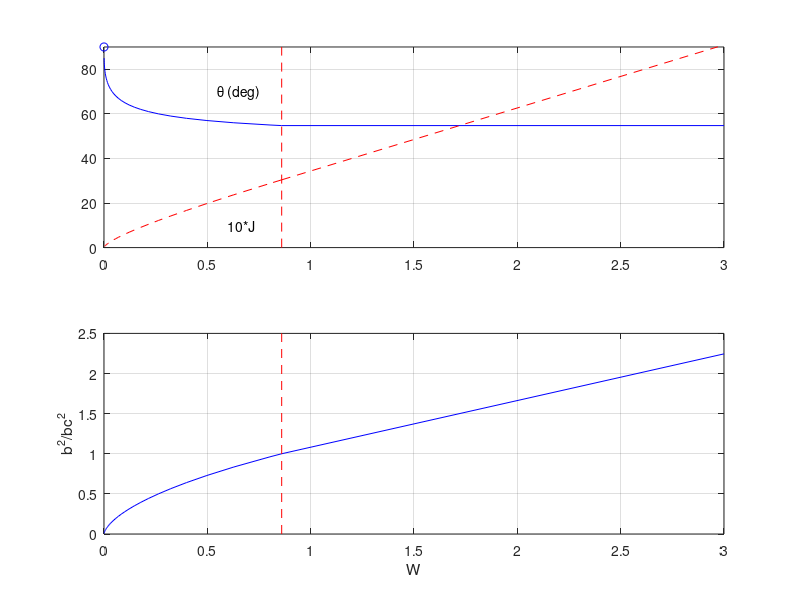

Here is the MATLAB script that generated this plot:
% Script p1_2_18.m; min weight inverted simple truss WITH LOAD AT
% BOTTOM POINT, analytical solution; a variation of Pb. 1.2.17 which 
% has 0 load in the central member;                   10/96, 5/13/98
%
bc=sqrt(6)/pi; Wc=6*sqrt(2)/pi^2; thc=atan(sqrt(2)); c=180/pi;
Jc=2*Wc/(sin(2*thc))+2*bc^2;
%
% b<bc (members 3 & 4 slender columns):
th1=[55:1:85]/c; th1=[atan(sqrt(2)) th1]; un=ones(1,length(th1));
b21=bc^2*un./((tan(th1).^2)-un); W1=b21.^2.*tan(th1)/bc^2;
J1=2*W1./sin(2*th1)+2*b21;
%
% b>bc (members 3 & 4 short columns):
th=[1 1]*thc; W=[Wc 3]; b2=[1 1]*bc^2/2+W/(2*sqrt(2)); 
J=2*W./sin(2*th)+2*b2; 
%
figure(1); clf; subplot(211), plot(W1,c*th1,'b',W,c*th,'b',...
   W1,10*J1,'r--',W,10*J,'r--',[Wc Wc],[0 90],'r--',0,90,'bo'); 
grid; axis([0 3 0 90]); text(.55,70,'\theta (deg)');
text(.6,10,'10*J');
subplot(212), plot(W1,b21/bc^2,'b',W,b2/bc^2,'b',[Wc Wc],...
   [0 2.5],'r--'); grid; xlabel('W'); ylabel('b^2/bc^2');
